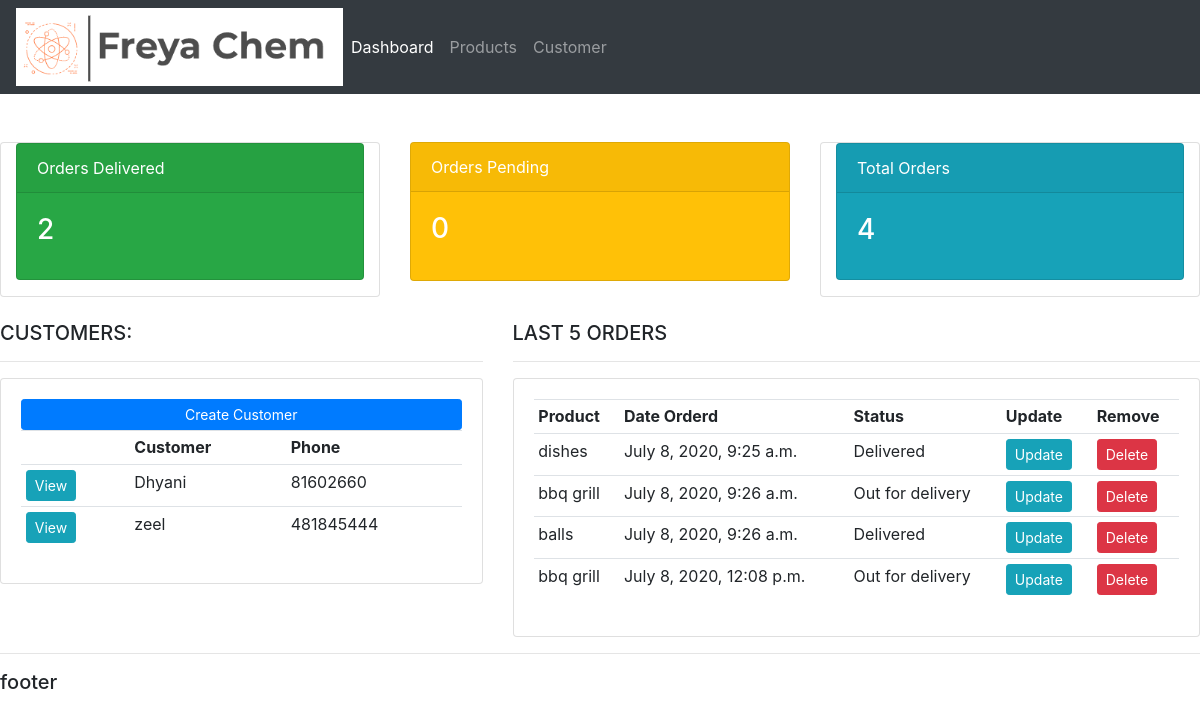
The page / on the database its author committed.
### accounts/models.py (models this page shows, shortened)
class Customer(models.Model):
	name = models.CharField(max_length=200, null=True)
	phone = models.CharField(max_length=200, null=True)
	email = models.CharField(max_length=200, null=True)
	date_created = models.DateTimeField(auto_now_add=True, null=True)

class Order(models.Model):
	STATUS = (
			('Pending', 'Pending'),
			('Out for delivery', 'Out for delivery'),
			('Delivered', 'Delivered'),
			)
	customer = models.ForeignKey(Customer, null=True, on_delete= models.SET_NULL)
	product = models.ForeignKey(Product, null=True, on_delete= models.SET_NULL)
	date_created = models.DateTimeField(auto_now_add=True, null=True)
	status = models.CharField(max_length=200, null=True, choices=STATUS)
	note = models.CharField(max_length=1000, null=True)

class Product(models.Model):
	CATEGORY = (
			('Indoor', 'Indoor'),
			('Out Door', 'Out Door'),
			)
	name = models.CharField(max_length=200, null=True)
	price = models.FloatField(null=True)
	category = models.CharField(max_length=200, null=True, choices=CATEGORY)
	description = models.CharField(max_length=200, null=True, blank=True)
	date_created = models.DateTimeField(auto_now_add=True, null=True)
	tags = models.ManyToManyField(Tag)
	def __str__(self):
		return self.name

### accounts/views.py (the view)
# urls.py: path('', views.home, name="home"),
def home(request):
	orders = Order.objects.all()
	customers = Customer.objects.all()
	total_customers = customers.count()
	total_orders = orders.count()
	delivered = orders.filter(status='Delivered').count()
	pending = orders.filter(status='Pending').count()
	context = {'orders':orders, 'customers':customers,
	'total_orders':total_orders,'delivered':delivered,
	'pending':pending }
	return render(request, 'accounts/dashboard.html', context)

### accounts/templates/accounts/dashboard.html
{%  extends 'accounts/main.html' %}
{% block content %}
{%  include 'accounts/status.html' %}
<br>
<div class="row">
	<div class="col-md-5">
		<h5>CUSTOMERS:</h5>
		<hr>
		<div class="card card-body">
			<a class="btn btn-primary  btn-sm btn-block" href="">Create Customer</a>
			<table class="table table-sm">
				<tr>
				    <th></th>
					<th>Customer</th>
					<th>Phone</th>
				</tr>
				{% for customer in customers %}
					<tr>
                        <td><a class="btn btn-sm btn-info" href="{% url 'customer' customer.id %}">View</a></td>
						<td>{{customer.name}}</td>
						<td>{{customer.phone}}</td>
					</tr>
				{% endfor %}
			</table>
		</div>
	</div>
	<div class="col-md-7">
		<h5>LAST 5 ORDERS</h5>
		<hr>
		<div class="card card-body">
			<table class="table table-sm">
				<tr>
					<th>Product</th>
					<th>Date Orderd</th>
					<th>Status</th>
					<th>Update</th>
					<th>Remove</th>
				</tr>
				{% for order in orders %}
					<tr>
						<td>{{order.product}}</td>
						<td>{{order.date_created}}</td>
						<td>{{order.status}}</td>
						<td><a class="btn btn-sm btn-info" href="{% url 'update_order' order.id %}">Update</a></td>
						<td><a class="btn btn-sm btn-danger" href="{% url 'delete_order' order.id %}">Delete</a></td>
					</tr>
				{% endfor %}
			</table>
		</div>
	</div>
</div>
{% endblock %}

### accounts/templates/accounts/main.html (shortened to what this page needs)
{% load static %}
<!DOCTYPE html>
<html lang="en">
<head>
    <link rel="stylesheet" href="https://stackpath.bootstrapcdn.com/bootstrap/4.5.0/css/bootstrap.min.css">
    <link rel="stylesheet"type="text/css" href="{% static '/css/main.css' %}">
</head>
<body>
   {% include 'accounts/navbar.html' %}
    {% block content %}
    {%  endblock %}
    <hr>
    <h5>footer</h5>
</body>
</html>

### accounts/templates/accounts/navbar.html (shortened to what this page needs)
{% load static %}
<nav class="navbar navbar-expand-lg navbar-dark bg-dark">
 <img src="{% static 'images/logo.png' %}">
  <div class="collapse navbar-collapse" id="navbarNav">
    <ul class="navbar-nav">
      <li class="nav-item active">
        <a class="nav-link" href="{% url 'home'%}">Dashboard <span class="sr-only">(current)</span></a>
      </li>
      <li class="nav-item">
        <a class="nav-link" href="{% url 'products'%}">Products</a>
      </li>
      <li class="nav-item">
        <a class="nav-link" href="#">Customer</a>
      </li>
    </ul>
  </div>
</nav>

### accounts/templates/accounts/status.html
<br>
<br>
<div class="card-deck">
<div class="card">
    <div class="card text-white bg-success mb-3" style="max-width: 28rem;">
  <div class="card-header">Orders Delivered</div>
  <div class="card-body">
    <h3 class="card-title">{{delivered}}</h3>
  </div>
</div>
</div>
   <div class="card text-white bg-warning mb-3" style="max-width: 28rem;">
  <div class="card-header">Orders Pending</div>
  <div class="card-body">
    <h3 class="card-title">{{pending}}</h3>
  </div>
</div>
  <div class="card">
   <div class="card text-white bg-info mb-3" style="max-width: 28rem;">
  <div class="card-header"> Total Orders </div>
  <div class="card-body">
   <h3 class="card-title">{{total_orders}}</h3>
  </div>
</div>
  </div>
</div>

### rows shown on the page
Customer: name "Dhyani", phone "81602660"
Customer: name "zeel", phone "481845444"
Order: product "dishes", date_created "July 8, 2020, 9:25 a.m.", status "Delivered"
Order: product "bbq grill", date_created "July 8, 2020, 9:26 a.m.", status "Out for delivery"
Order: product "balls", date_created "July 8, 2020, 9:26 a.m.", status "Delivered"
Order: product "bbq grill", date_created "July 8, 2020, 12:08 p.m.", status "Out for delivery"

### other values the page prints
{{ delivered }} "2"
{{ pending }} "0"
{{ total_orders }} "4"
